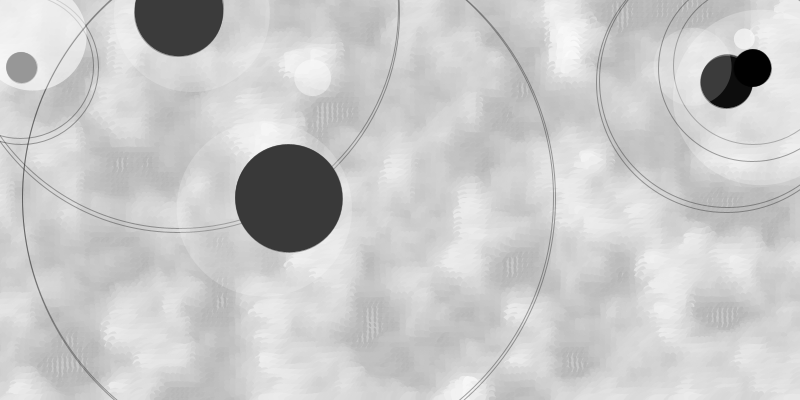
Frame 1 (no input)
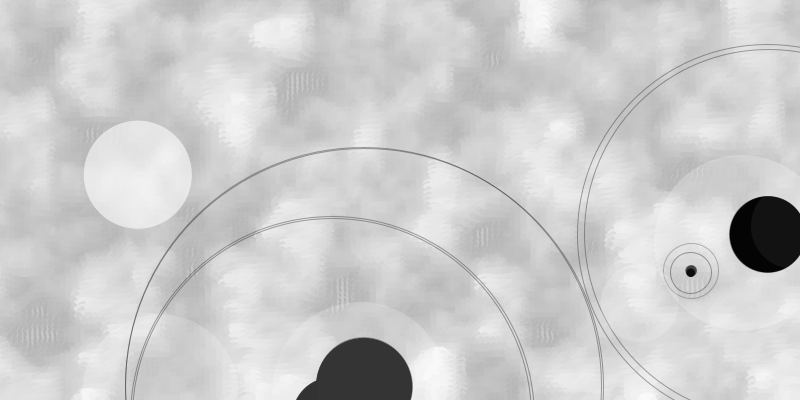
Frame 60 (the mouse pressed at the canvas centre just before this capture)
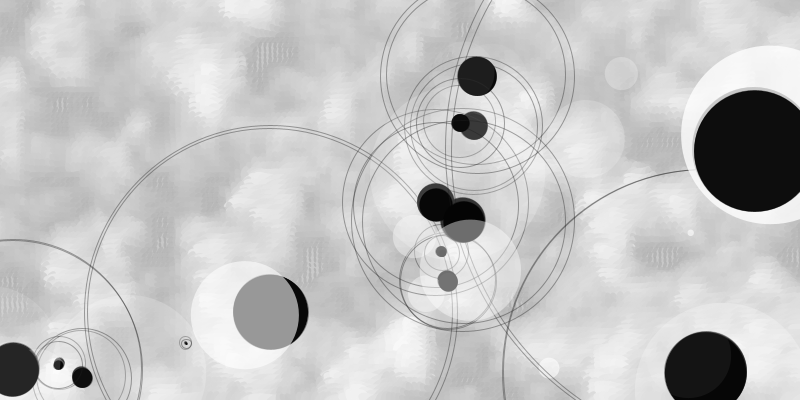
Frame 120 (the mouse held since frame 60 and released just before this capture)

The Processing sketch that drew these frames (run headless with seeded random() and noise(); from frame 60 on, the mouse is pressed at the canvas centre):

// Processing sketch: processing_126142
// ── processing_126142.pde

//Clark Li
//This practice try to make the image when something falling down on water, and the ripple what it maked.

int _num = 10;
Circle[]_circleA= {
};
float xstart, xnoise, ystart, ynoise;
void setup() {
  size(800, 400);
  background(200);
  frameRate(24);
  xstart = random(10);
  ystart = random(10);
  smooth(20);
  strokeWeight(1);
  fill(150, 50);
  drawCircles();
}


void draw() {
  background(200);
  xstart += 0.01;
  ystart += 0.01;
  xnoise = xstart;
  ynoise = ystart;
  for (int y = 0; y <= height; y+=5) {
    ynoise += 0.1;
    xnoise = xstart;
    for (int x = 0; x <= width; x+=5) {
      xnoise += 0.1;
      drawPoint(x, y, noise(xnoise, ynoise));
    }
  }


  for (int i=0; i<_circleA.length; i++) {
    Circle thisCirc =_circleA[i];
    thisCirc.updateMe();
  }
}


void drawPoint(float x, float y, float noiseFactor) {
  pushMatrix();
  translate(x, y);
  rotate(noiseFactor * radians(540));
  float edgeSize = noiseFactor * 35;
  float grey = 150 + (noiseFactor * 120);
  float alph = 150 + (noiseFactor * 120);
  noStroke();
  fill(grey, alph);
  ellipse(0, 0, edgeSize, edgeSize/2);
  popMatrix();
}
void mousePressed() {
  drawCircles();
}

void drawCircles() {
  for (int i=0; i<_num; i++) {
    Circle thisCirc = new Circle();
    thisCirc.drawMe();
    _circleA=(Circle[])append(_circleA, thisCirc);
  }
}
class Circle {
  float x, y;
  float radius;
  color linecol, fillcol;
  float alph;
  float xmove, ymove;
  Circle() {
    x = random(width);
    y = random(height);
    radius = random(100) + 2;
    linecol = color(255, random(255));
    fillcol = color(255, random(255));
    alph = random(255);
    xmove=random(5)-2;
    ymove=random(5)+2;
  }
  
  
  void drawMe() {  //real circle
    noStroke();
    fill(fillcol, alph);
    ellipse(x, y, radius*2, radius*2);
    //noStroke();
    //fill(200,50);
    //ellipse(x+random(100), y-random(100), radius*3, radius*3);
  }
  void updateMe() {
    x += xmove;
    y += ymove;
    if (x > (width+radius)) { 
      x=0-radius;
    }
    if (x < (0-radius)) { 
      x=width+radius;
    }
    if (y > (height+radius)) { 
      y=0+radius;
    }
    if (y < (0-radius)) { 
      y=0;
    }
    boolean touching = false;
    for (int i=0; i<_circleA.length; i++) {
      Circle otherCirc = _circleA[i];
      if (otherCirc != this) {
        float dis = dist(x, y, otherCirc.x, otherCirc.y);
        float overlap = dis - radius - otherCirc.radius;
        if (overlap < 0) {
          float midx, midy;
          float mid2x, mid2y;
          midx = (x + otherCirc.x)/2;
          midy = (y + otherCirc.y)/2;
          stroke(0, 100);
          fill(random(15));
          overlap *= -1;
          ellipse(midx, midy, overlap, overlap);
          mid2x = (x+150 + otherCirc.x)/2;
          mid2y = (y+150 + otherCirc.y)/2;
          stroke(30, 100);
          noFill();//(random(10));
          overlap *= 5;
          ellipse(midx, midy, overlap, overlap);
        }
      }
    }
    drawMe();
  }
}
